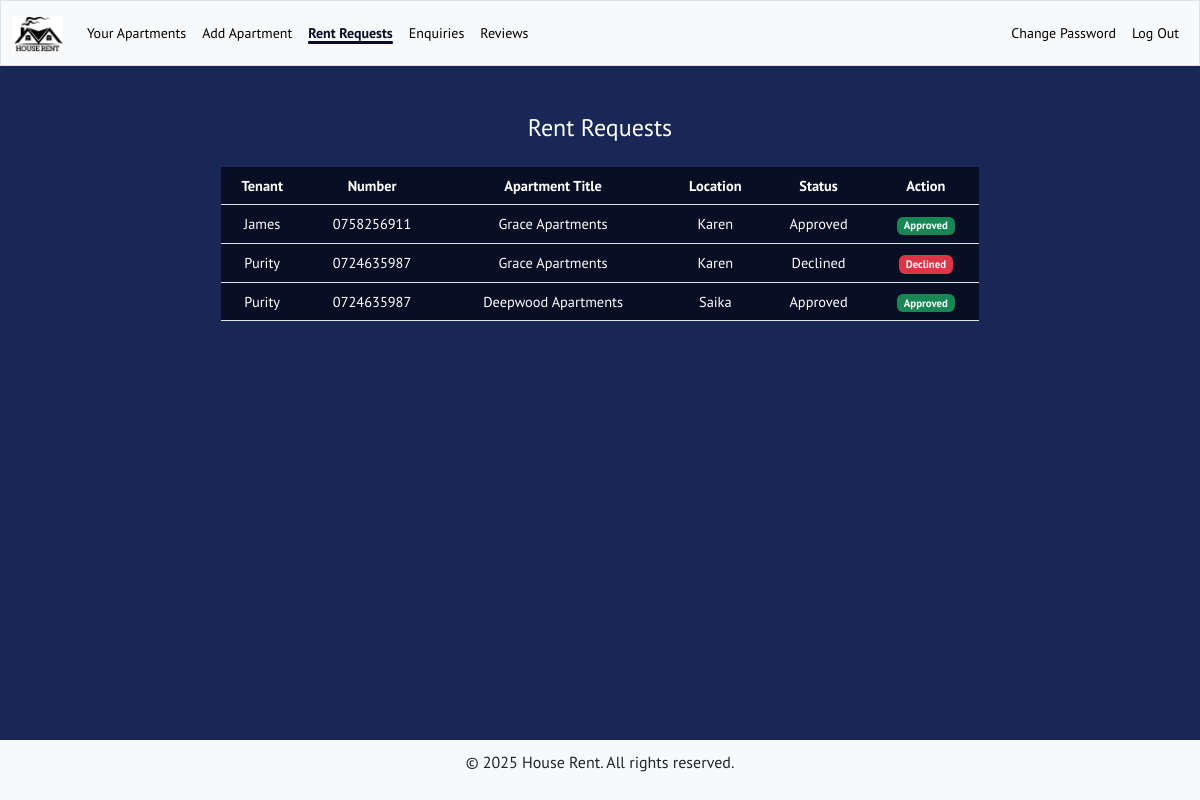
The app's page /view_rent_requests (signed in) with its own data.
### tables this page shows
CREATE TABLE rent_requests (
            id INTEGER PRIMARY KEY AUTOINCREMENT,
            tenant_id INTEGER NOT NULL,
            tenant_number TEXT NOT NULL,
            apartment_id INTEGER NOT NULL,
            status TEXT NOT NULL
        );

CREATE TABLE tenants (
            id INTEGER PRIMARY KEY AUTOINCREMENT,
            number TEXT NOT NULL,
            username TEXT UNIQUE NOT NULL,
            hash TEXT NOT NULL
        );

CREATE TABLE apartments (
            id INTEGER PRIMARY KEY AUTOINCREMENT,
            owner_id INTEGER NOT NULL,
            title TEXT NOT NULL,
            description TEXT NOT NULL,
            rent REAL NOT NULL,
            location TEXT NOT NULL,
            FOREIGN KEY (owner_id) REFERENCES property_owners(id)
        );

### app.py (the view)
@app.route("/view_rent_requests", methods= ["GET"])
@login_required
def view_rent_requests():
    owner_id = session.get("user_id")
    try:
        with sqlite3.connect("rentals.db") as conn:
            conn.row_factory = sqlite3.Row
            cursor = conn.cursor()
            requests = cursor.execute("""
                SELECT
                    tenants.username AS tenant_username,
                    tenants.number AS tenant_number,
                    apartments.title AS apartment_title,
                    apartments.location AS apartment_location,
                    rent_requests.status AS request_status,
                    rent_requests.id AS request_id
                FROM
                    rent_requests
                JOIN
                    tenants ON rent_requests.tenant_id = tenants.id
                JOIN
                    apartments ON rent_requests.apartment_id = apartments.id
                WHERE
                    apartments.owner_id = ?
            """, (owner_id,)).fetchall()
        return render_template("view_rent_requests.html", requests=requests, title='Rent Requests')
    except Exception as e:
        flash(f"An error occurred: {e}", "danger")
        return redirect("/owner_dashboard")

### helpers.py (called while the page is built)
def login_required(f):
    @wraps(f)
    def decorated_function(*args, **kwargs):
        if session.get("user_id") is None:
            return redirect("/login")
        return f(*args, **kwargs)
    return decorated_function

### templates/view_rent_requests.html
{% extends "layout.html" %}
{% block main %}
<h4 style="color: white;">Rent Requests</h4>
<div class="table-container">
    <table class="table">
        <thead>
            <tr>
                <th>Tenant</th>
                <th>Number</th>
                <th>Apartment Title</th>
                <th>Location</th>
                <th>Status</th>
                <th>Action</th>
            </tr>
        </thead>
        <tbody>
            {% for request in requests %}
            <tr>
                <td>{{ request['tenant_username'] }}</td>
                <td>{{ request['tenant_number'] }}</td>
                <td>{{ request['apartment_title'] }}</td>
                <td>{{ request['apartment_location'] }}</td>
                <td>{{ request['request_status'] | capitalize }}</td>
                <td>
                    {% if request['request_status'] == 'pending' %}
                    <div class="inline-forms">
                        <form action="/change_request_status/{{ request['request_id'] }}/approve" method="POST">
                            <button type="submit" class="btn small-button">Approve</button>
                        </form>
                        <form action="/change_request_status/{{ request['request_id'] }}/decline" method="POST">
                            <button type="submit" class="btn small-button">Decline</button>
                        </form>
                    </div>
                    {% elif request['request_status'] == 'approved' %}
                    <span class="badge bg-success">Approved</span>
                    {% elif request['request_status'] == 'declined' %}
                    <span class="badge bg-danger">Declined</span>
                    {% endif %}
                </td>
            </tr>
            {% endfor %}
        </tbody>
    </table>
</div>
{% endblock %}

### static/styles.css (style rules this page uses)
html, body { font-family: 'PT Sans', sans-serif; font-size: 16px; line-height: 1.5; height: 100%; margin: 0; display: flex; flex-direction: column; background-color: rgb(24, 39, 85); }
.table-container { display: flex; justify-content: center; align-items: flex-start; padding: 1rem; }
.table { width: 70%; margin: 0 auto; font-size: 0.9em; }
.table th, .table td { padding: 0.5rem; background-color: rgb(8, 15, 36); color: white; }

### records on screen
rent_requests: tenant_username "James", tenant_number "0758256911", apartment_title "Grace Apartments", apartment_location "Karen", request_status "Approved"
rent_requests: tenant_username "Purity", tenant_number "0724635987", apartment_title "Grace Apartments", apartment_location "Karen", request_status "Declined"
rent_requests: tenant_username "Purity", tenant_number "0724635987", apartment_title "Deepwood Apartments", apartment_location "Saika", request_status "Approved"
